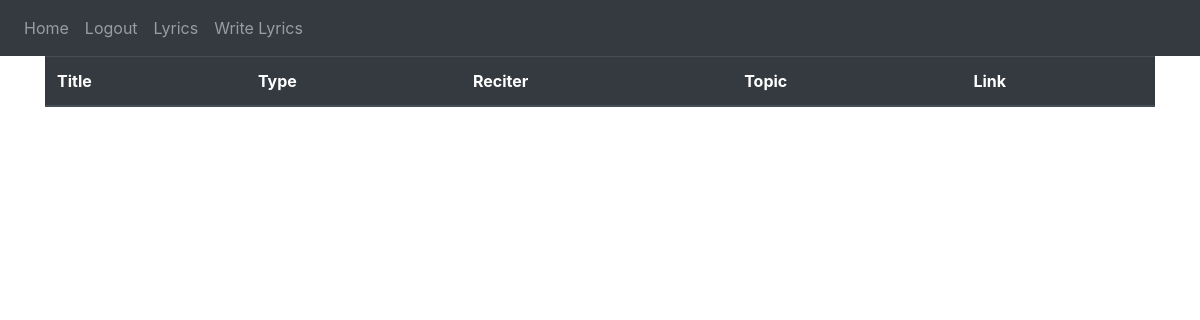
/lyrics (signed in), run on an earlier commit of the app's database.
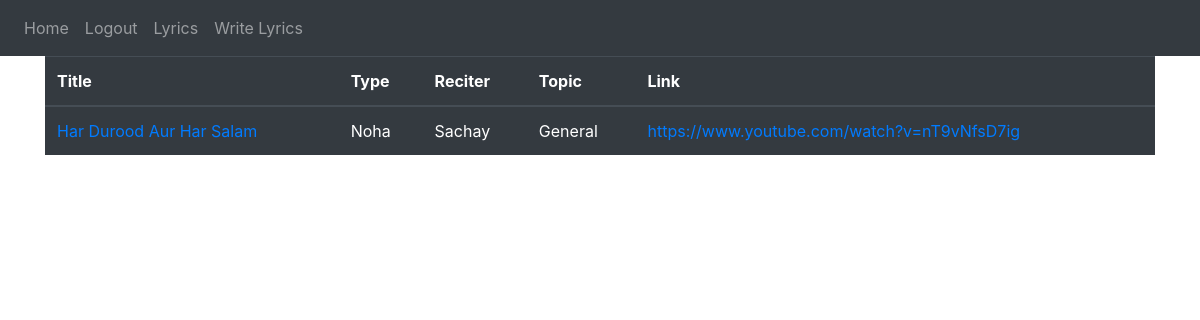
And on a later commit of the database.
### Website/models.py (models this page shows)
class Lyrics(db.Model):
    id = db.Column(db.Integer, primary_key=True)
    title = db.Column(db.String(1000), unique=True)
    content = db.Column(db.String(100000000), unique=True)
    typ = db.Column(db.String(100))
    reciter = db.Column(db.String(1000))
    date = db.Column(db.DateTime(timezone=True), default=func.now())
    user_id = db.Column(db.Integer, db.ForeignKey('user.id'))
    topic = db.Column(db.String(100))
    link = db.Column(db.String(5000), unique=True)
    tempo = db.Column(db.String(100))

### Website/views.py (the view)
@views.route('/lyrics')
def lyrics_page():
    lyrics = Lyrics.query.all()
    def make_link(title):
        return title.replace(' ', '-')
    def make_title(linkedTitle):
        return linkedTitle.replace('-', ' ')
    return render_template('lyrics.html', user=current_user, lyrics=lyrics, makelink=make_link, maketitle=make_title)

### Website/__init__.py (called while the page is built)
def create_app():
    app = Flask(__name__)
    app.config['SECRET_KEY'] = 'thequickbrownfoxjumpedoverthelazydog'
    app.config['SQLALCHEMY_DATABASE_URI'] = f"sqlite:///{DB_NAME}"
    db.init_app(app)
    from .auth import auth
    from .views import views
    app.register_blueprint(views, url_prefix="/")
    app.register_blueprint(auth, url_prefix="/")
    from .models import User, Note, Lyrics
    create_database(app)
    login_manager = LoginManager()
    login_manager.login_view = 'auth.login'
    login_manager.init_app(app)
    @login_manager.user_loader
    def load_user(id):
        return User.query.get(int(id))
    return app

### Website/Templates/lyrics.html (shortened to what this page needs)
{% extends 'base.html' %}
{% block content %}
<table class="table table-hover table-dark">
    <thead>
        <tr>
            <th scope="col">Title</th>
            <th scope="col">Type</th>
            <th scope="col">Reciter</th>
            <th scope="col">Topic</th>
            <th scope='col'>Link</th>
        </tr>
    </thead>
    <tbody>
        {% for lyric in lyrics %}
        <tr>
          <td><a href="{{ makelink(lyric.title) }}">{{ lyric.title }}</a></td>
          <td>{{ lyric.typ }}</td>
          <td>{{ lyric.reciter }}</td>
          <td>{{ lyric.topic }}</td>
          <td><a href="{{ lyric.link }}" target="_blank" rel="noreferrer noopener">{{ lyric.link }}</a></td>
        </tr>
        {% endfor %}
    </tbody>
  </table>
{% endblock %}

### Website/Templates/base.html (shortened to what this page needs)
<!DOCTYPE html>
<html>
  <head>
    <link
      rel="stylesheet"
      href="https://stackpath.bootstrapcdn.com/bootstrap/4.4.1/css/bootstrap.min.css"
    />
    <link
      rel="stylesheet"
      href="https://stackpath.bootstrapcdn.com/font-awesome/4.7.0/css/font-awesome.min.css"
    />
  </head>
  <body>
    <nav class="navbar navbar-expand-lg navbar-dark bg-dark">
      <div class="collapse navbar-collapse" id="navbar">
        <div class="navbar-nav">
          {% if user.is_authenticated %}
          <a class="nav-item nav-link" id="home" href="/">Home</a>
          <a class="nav-item nav-link" id="logout" href="/logout">Logout</a>
          <a class="nav-item nav-link" id='lyrics' href='/lyrics'>Lyrics</a>
          <a class="nav-item nav-link" id='writelyrics' href='/writelyrics'>Write Lyrics</a>
          {% else %}
          <a class="nav-item nav-link" id="login" href="/login">Login</a>
          <a class="nav-item nav-link" id="signUp" href="/sign-up">Sign Up</a>
          {% endif %}
        </div>
      </div>
    </nav>
    <div class="container">{% block content %} {% endblock %}</div>
  </body>
</html>

What changed in the data, as far as the page shows it:
added Lyrics: title "Har Durood Aur Har Salam", typ "Noha", reciter "Sachay", topic "General", link "https://www.youtube.com/watch?v=nT9vNfsD7ig"
